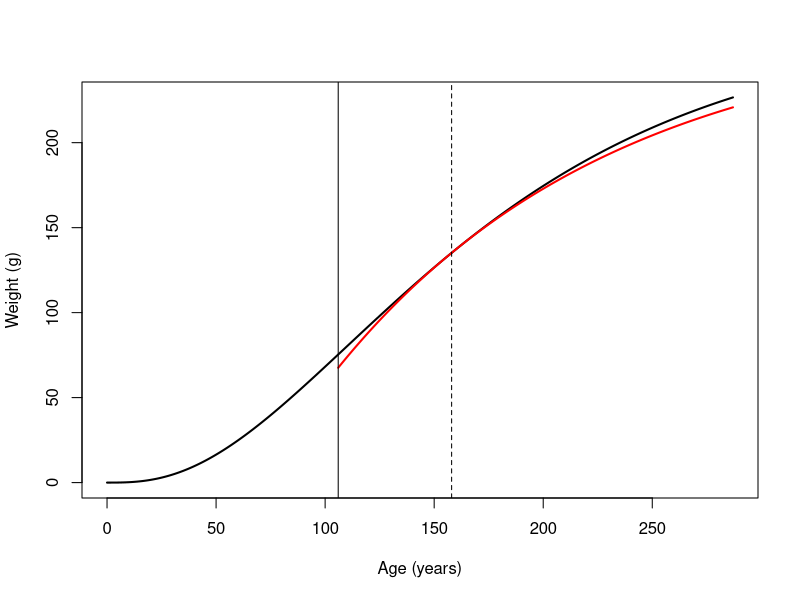

Here is the R script that generated this plot:

###################
# NEW PROPOSAL
#1.  Find VGBF "k" parameter from fishbase or elsewhere (I'll call it k_L for growth coefficient K in the length VBGF)
#2.  Find natural mortality rate "M".  If unavailable, calculate from simplest life history, M = k * 1.6
#3.  Find Linf from fishbase or whatever
#4.  Find L0 (or t0) from for VBGF in length.  if unavailable, assume L0=t0=0
#5.  Find weight at age parameters a and b, such that W(a) = a*L(a)^b
#6.  Find age at recruitment "r", and weight at this age, "w_r"
#6b. If age at recruitment is missing, use age-at-maturity, rounded to nearest age (or up to 1 if <1)
#6c. If age at maturity is missing, calculate likely age at maturity from life history theory, r = log( (3*k+M)/M ) / K, rounded to nearest age (or up to 1 if <1)
#7. Determine average weight in your data set.  I'll call this W(abar)
#
# Derived values
#A. Calculate asymptotic maximum weight Winf = a*Linf^b
#B. Calculate age corresponding to W(abar) from VBGF in length, given k, Linf, L0, a, and b, rounded to nearest age (or up to 1 if <1).  I'll call this abar
#C. Calculate weight for abar+1, W(abar+1) from VBGF in length, given k, Linf, L0, a, and b 
#D. Calculate rho such that annual growth in Ford-Walford form matches the difference between W(abar+1) and W(abar).  rho = (Winf - W(abar+1))/(Winf - W(abar))
#E. Calculate a_g = Winf * (1-rho)
#F. Calculate W_r, weight at r, 
#####################################################


Ford_Walford_Params = function( k, M=1.6*k, Linf, L0=0, a, b=3, r=round(log((3*k+M)/M)/k), Wbar=a*Linf^b/2 ){
  # maximum weight
  Winf = a*Linf^b
  amax = log(0.01) / -M
  # VBGF
  a_set = seq(0,amax,by=0.1)
  L_a = Linf - (Linf-L0)*exp(-k*a_set)
  abar = round(a_set[which.min( abs(a*L_a^b - Wbar) )])
  W_abar = a * (Linf - (Linf-L0)*exp(-k*abar))^b
  W_abar_plusone = a * (Linf - (Linf-L0)*exp(-k*(abar+1)))^b  
  rho = (Winf - W_abar_plusone)/(Winf - W_abar)
  a_g = Winf * (1-rho)
  # Calculate Ford-Walford growth curve
  a_set = 1:amax
  W_a = rep(NA,length(a_set))
  W_a[abar] = W_abar
  for(age in (abar+1):amax) W_a[age] = rho*W_a[age-1] + a_g  
  for(age in (abar-1):1) W_a[age] = (W_a[age+1] - a_g) / rho
  # 
  W_r = W_a[r]
  # Plot results
  plot( x=0:amax, y=a*(Linf - (Linf-L0)*exp(-k*0:amax))^b, type="l", lwd=2, ylab="Weight (g)", xlab="Age (years)" )
  lines( x=r:amax, W_a[r:amax], col="red", lwd=2)
  abline( v=c(r,abar), lty=c("solid","dashed"))
  # 
  if( W_a[r]<0 ) stop("Ford-Walford weight at age for age at recruitment is less than zero, please recompute")
  # Return stuff
  Return = list("Winf"=Winf, "rho"=rho, "a_g"=a_g, "W_r"=W_r)
  return(Return)
}

Ford_Walford_Params( k=0.01, Linf=30, a=0.01 )

